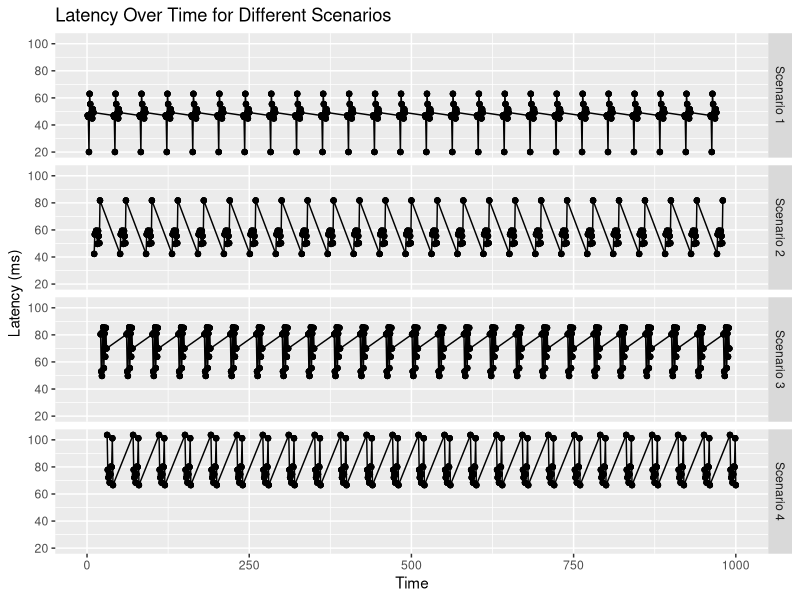
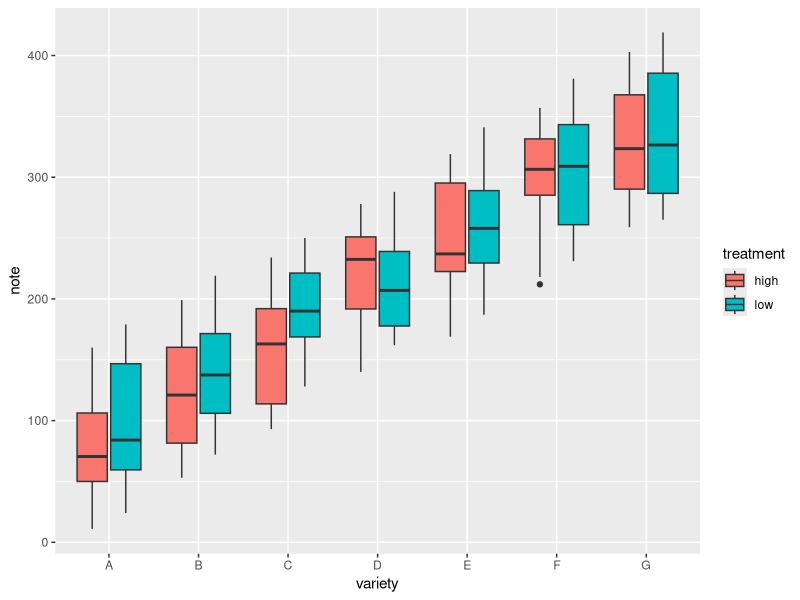
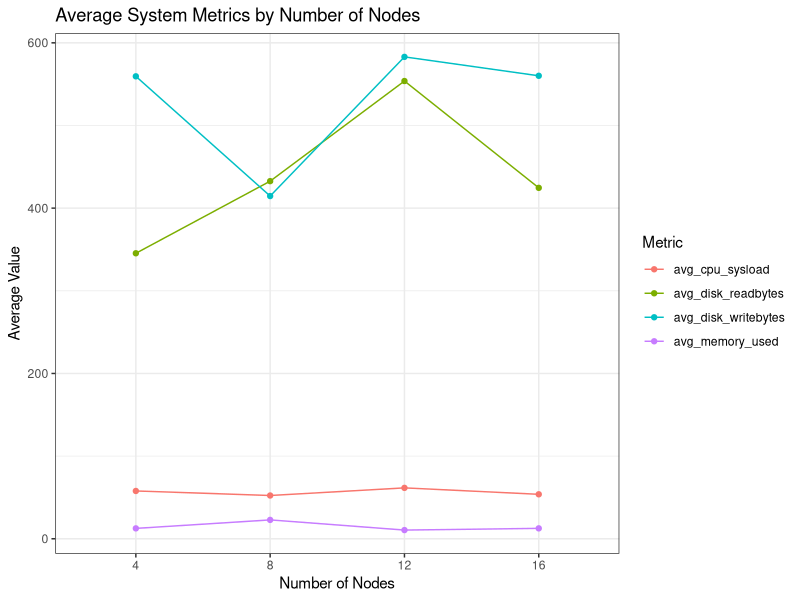

Write R code to recreate these figures, in order.
## ---- chunk 1

# Load necessary libraries
library(dplyr)
library(lubridate)
library(ggplot2)

library(ggplot2)

# Sample data for illustration purposes
data <- data.frame(
  time = rep(1:1000, times = 4),
  latency = c(rnorm(10, mean = 50, sd = 10), rnorm(10, mean = 60, sd = 10), rnorm(10, mean = 70, sd = 10), rnorm(10, mean = 80, sd = 10)),
  scenario = rep(c("Scenario 1", "Scenario 2", "Scenario 3", "Scenario 4"), each = 10)
)

# Create the plot
p <- ggplot(data, aes(x = time, y = latency)) +
  geom_point() +
  geom_line() +  # Optionally add lines to connect the points
  facet_grid(rows = vars(scenario)) +  # Facet by scenario
  labs(title = "Latency Over Time for Different Scenarios",
       x = "Time",
       y = "Latency (ms)") +
  theme_gray()

# Display the plot
print(p)

## ---- chunk 2

# library
library(ggplot2)
 
# create a data frame
variety=rep(LETTERS[1:7], each=40)
treatment=rep(c("high","low"),each=20)
note=seq(1:280)+sample(1:150, 280, replace=T)
data=data.frame(variety, treatment ,  note)
 
# grouped boxplot
ggplot(data, aes(x=variety, y=note, fill=treatment)) + 
    geom_boxplot()

## ---- chunk 3


# Load necessary libraries
library(ggplot2)
library(dplyr)
library(tidyr)
# Sample data creation
# Assuming we have a data frame named 'data' with columns:
# nodes (number of nodes), system_cpu_sysload, system_disk_readbytes,
# system_disk_writebytes, system_memory_used

set.seed(123) # For reproducibility
data <- data.frame(
  nodes = rep(c(4, 8, 12, 16), each = 10),
  system_cpu_sysload = runif(40, 0, 100),
  system_disk_readbytes = runif(40, 0, 1000),
  system_disk_writebytes = runif(40, 0, 1000),
  system_memory_used = runif(40, 0, 32)
)

# Calculate average values for each metric, grouped by number of nodes
# Calculate average values for each metric, grouped by number of nodes
avg_data <- data %>%
  group_by(nodes) %>%
  summarize(
    avg_cpu_sysload = mean(system_cpu_sysload),
    avg_disk_readbytes = mean(system_disk_readbytes),
    avg_disk_writebytes = mean(system_disk_writebytes),
    avg_memory_used = mean(system_memory_used)
  ) %>%
  pivot_longer(cols = starts_with("avg"), 
               names_to = "metric", 
               values_to = "value")

print(avg_data)

# Create the ggplot
ggplot(avg_data, aes(x = factor(nodes), y = value, color = metric, group = metric)) +
  geom_line() +
  geom_point() +
  labs(
    title = "Average System Metrics by Number of Nodes",
    x = "Number of Nodes",
    y = "Average Value",
    color = "Metric"
  ) +
  theme_bw()
